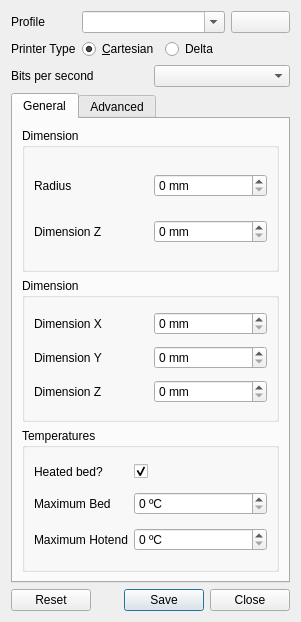
<?xml version="1.0" encoding="UTF-8"?>
<ui version="4.0">
 <class>ProfilesDialog</class>
 <widget class="QDialog" name="ProfilesDialog">
  <property name="geometry">
   <rect>
    <x>0</x>
    <y>0</y>
    <width>301</width>
    <height>622</height>
   </rect>
  </property>
  <property name="windowTitle">
   <string>Profiles</string>
  </property>
  <layout class="QVBoxLayout" name="verticalLayout">
   <item>
    <layout class="QGridLayout" name="gridLayout_3">
     <item row="0" column="0">
      <widget class="QLabel" name="label_20">
       <property name="text">
        <string>Profile</string>
       </property>
        <property name="buddy">
        <cstring>profileCB</cstring>
       </property>
      </widget>
     </item>
     <item row="3" column="1">
      <widget class="QRadioButton" name="cartesianRB">
       <property name="text">
        <string>&amp;Cartesian</string>
       </property>
       <property name="checked">
        <bool>true</bool>
       </property>
      </widget>
     </item>
     <item row="3" column="0">
      <widget class="QLabel" name="label_7">
       <property name="text">
        <string>Printer Type</string>
       </property>
      </widget>
     </item>
     <item row="3" column="2">
      <widget class="QRadioButton" name="deltaRB">
       <property name="text">
        <string>Delta</string>
       </property>
      </widget>
     </item>
     <item row="0" column="1" colspan="2">
      <widget class="QComboBox" name="profileCB">
       <property name="editable">
        <bool>true</bool>
       </property>
      </widget>
     </item>
     <item row="0" column="3">
      <widget class="QPushButton" name="removeProfilePB">
       <property name="toolTip">
        <string>Remove Profile</string>
       </property>
       <property name="toolTipDuration">
        <number>2</number>
       </property>
       <property name="text">
        <string/>
       </property>
      </widget>
     </item>
    </layout>
   </item>
   <item>
    <layout class="QHBoxLayout" name="horizontalLayout">
     <item>
      <widget class="QLabel" name="label_9">
       <property name="text">
        <string>Bits per second</string>
       </property>
       <property name="buddy">
        <cstring>baudCB</cstring>
       </property>
      </widget>
     </item>
     <item>
      <widget class="QComboBox" name="baudCB"/>
     </item>
    </layout>
   </item>
   <item>
    <widget class="QTabWidget" name="tabWidget">
     <property name="sizePolicy">
      <sizepolicy hsizetype="Expanding" vsizetype="MinimumExpanding">
       <horstretch>0</horstretch>
       <verstretch>0</verstretch>
      </sizepolicy>
     </property>
     <property name="currentIndex">
      <number>0</number>
     </property>
     <widget class="QWidget" name="tab">
      <attribute name="title">
       <string>General</string>
      </attribute>
      <layout class="QGridLayout" name="gridLayout_6">
       <item row="0" column="0">
        <widget class="QGroupBox" name="deltaGB">
         <property name="title">
          <string>Dimension</string>
         </property>
         <layout class="QGridLayout" name="gridLayout_4">
          <item row="1" column="0">
           <widget class="QLabel" name="label_14">
            <property name="text">
             <string>Dimension Z</string>
            </property>
            <property name="buddy">
             <cstring>z_delta_dimensionSB</cstring>
            </property>
           </widget>
          </item>
          <item row="0" column="0">
           <widget class="QLabel" name="label_13">
            <property name="text">
             <string>Radius</string>
            </property>
            <property name="buddy">
             <cstring>radiusSB</cstring>
            </property>            
           </widget>
          </item>
          <item row="0" column="1">
           <widget class="QSpinBox" name="radiusSB">
            <property name="suffix">
             <string> mm</string>
            </property>
            <property name="maximum">
             <number>999999999</number>
            </property>
           </widget>
          </item>
          <item row="1" column="1">
           <widget class="QSpinBox" name="z_delta_dimensionSB">
            <property name="suffix">
             <string> mm</string>
            </property>
            <property name="maximum">
             <number>999999999</number>
            </property>
           </widget>
          </item>
         </layout>
        </widget>
       </item>
       <item row="1" column="0">
        <widget class="QGroupBox" name="cartesianGB">
         <property name="title">
          <string>Dimension</string>
         </property>
         <layout class="QGridLayout" name="gridLayout">
          <item row="2" column="1">
           <widget class="QLabel" name="label_4">
            <property name="text">
             <string>Dimension Z</string>
            </property>
            <property name="buddy">
             <cstring>z_dimensionSB</cstring>
            </property>            
           </widget>
          </item>
          <item row="1" column="1">
           <widget class="QLabel" name="label_3">
            <property name="text">
             <string>Dimension Y</string>
            </property>
            <property name="buddy">
             <cstring>y_dimensionSB</cstring>
            </property>            
           </widget>
          </item>
          <item row="0" column="1">
           <widget class="QLabel" name="label">
            <property name="text">
             <string>Dimension X</string>
            </property>
            <property name="buddy">
             <cstring>x_dimensionSB</cstring>
            </property>            
           </widget>
          </item>
          <item row="0" column="2">
           <widget class="QSpinBox" name="x_dimensionSB">
            <property name="suffix">
             <string> mm</string>
            </property>
            <property name="maximum">
             <number>999999999</number>
            </property>
           </widget>
          </item>
          <item row="2" column="2">
           <widget class="QSpinBox" name="z_dimensionSB">
            <property name="suffix">
             <string> mm</string>
            </property>
            <property name="maximum">
             <number>999999999</number>
            </property>
           </widget>
          </item>
          <item row="1" column="2">
           <widget class="QSpinBox" name="y_dimensionSB">
            <property name="suffix">
             <string> mm</string>
            </property>
            <property name="maximum">
             <number>999999999</number>
            </property>
           </widget>
          </item>
         </layout>
        </widget>
       </item>
       <item row="2" column="0">
        <widget class="QGroupBox" name="bedTempsGB">
         <property name="title">
          <string>Temperatures</string>
         </property>
         <layout class="QGridLayout" name="gridLayout_5">
          <item row="0" column="0">
           <widget class="QLabel" name="label_5">
            <property name="text">
             <string>Heated bed?</string>
            </property>
            <property name="buddy">
             <cstring>heatedBedCK</cstring>
            </property>            
           </widget>
          </item>
          <item row="0" column="1">
           <widget class="QCheckBox" name="heatedBedCK">
            <property name="text">
             <string/>
            </property>
            <property name="checked">
             <bool>true</bool>
            </property>
           </widget>
          </item>
          <item row="1" column="0">
           <widget class="QLabel" name="label_2">
            <property name="text">
             <string>Maximum Bed</string>
            </property>
            <property name="buddy">
             <cstring>bedTempSB</cstring>
            </property>            
           </widget>
          </item>
          <item row="1" column="1" colspan="2">
           <widget class="QSpinBox" name="bedTempSB">
            <property name="suffix">
             <string> ºC</string>
            </property>
            <property name="maximum">
             <number>999</number>
            </property>
           </widget>
          </item>
          <item row="2" column="0">
           <widget class="QLabel" name="label_11">
            <property name="text">
             <string>Maximum Hotend</string>
            </property>
            <property name="buddy">
             <cstring>extruderTempSB</cstring>
            </property>            
           </widget>
          </item>
          <item row="2" column="1" colspan="2">
           <widget class="QSpinBox" name="extruderTempSB">
            <property name="suffix">
             <string> ºC</string>
            </property>
            <property name="maximum">
             <number>999</number>
            </property>
           </widget>
          </item>
         </layout>
        </widget>
       </item>
      </layout>
     </widget>
     <widget class="QWidget" name="tab_3">
      <attribute name="title">
       <string>Advanced</string>
      </attribute>
    <layout class="QGridLayout" name="gridLayout_7">
        <item row="1" column="0">
         <widget class="QLabel" name="label_6">
          <property name="text">
           <string>Firmware</string>
          </property>
          <property name="buddy">
           <cstring>firmwareCB</cstring>
          </property>
         </widget>
        </item>
        <item row="1" column="1">
         <widget class="QComboBox" name="firmwareCB"/>
        </item>
        <item row="3" column="0">
         <spacer name="verticalSpacer">
          <property name="orientation">
           <enum>Qt::Vertical</enum>
          </property>
          <property name="sizeHint" stdset="0">
           <size>
            <width>20</width>
            <height>40</height>
           </size>
          </property>
         </spacer>
        </item>
        <item row="0" column="0">
         <widget class="QLabel" name="label_8">
          <property name="text">
           <string>PostPause</string>
          </property>
         <property name="buddy">
          <cstring>postPauseLE</cstring>
         </property>          
         </widget>
        </item>
        <item row="0" column="1">
         <widget class="QLineEdit" name="postPauseLE"/>
        </item>
       </layout>
     </widget>
    </widget>
   </item>
   <item>
    <widget class="QDialogButtonBox" name="buttonBox">
     <property name="orientation">
      <enum>Qt::Horizontal</enum>
     </property>
     <property name="standardButtons">
      <set>QDialogButtonBox::Close|QDialogButtonBox::Reset|QDialogButtonBox::Save</set>
     </property>
    </widget>
   </item>
  </layout>
 </widget>
 <tabstops>
  <tabstop>profileCB</tabstop>
  <tabstop>removeProfilePB</tabstop>
  <tabstop>cartesianRB</tabstop>
  <tabstop>baudCB</tabstop>
  <tabstop>tabWidget</tabstop>
  <tabstop>deltaRB</tabstop>
  <tabstop>radiusSB</tabstop>
  <tabstop>z_delta_dimensionSB</tabstop>
  <tabstop>x_dimensionSB</tabstop>
  <tabstop>y_dimensionSB</tabstop>
  <tabstop>z_dimensionSB</tabstop>
  <tabstop>heatedBedCK</tabstop>
  <tabstop>bedTempSB</tabstop>
  <tabstop>extruderTempSB</tabstop>
  <tabstop>postPauseLE</tabstop>
  <tabstop>firmwareCB</tabstop>
  <tabstop>buttonBox</tabstop>
 </tabstops>
 <resources/>
</ui>
